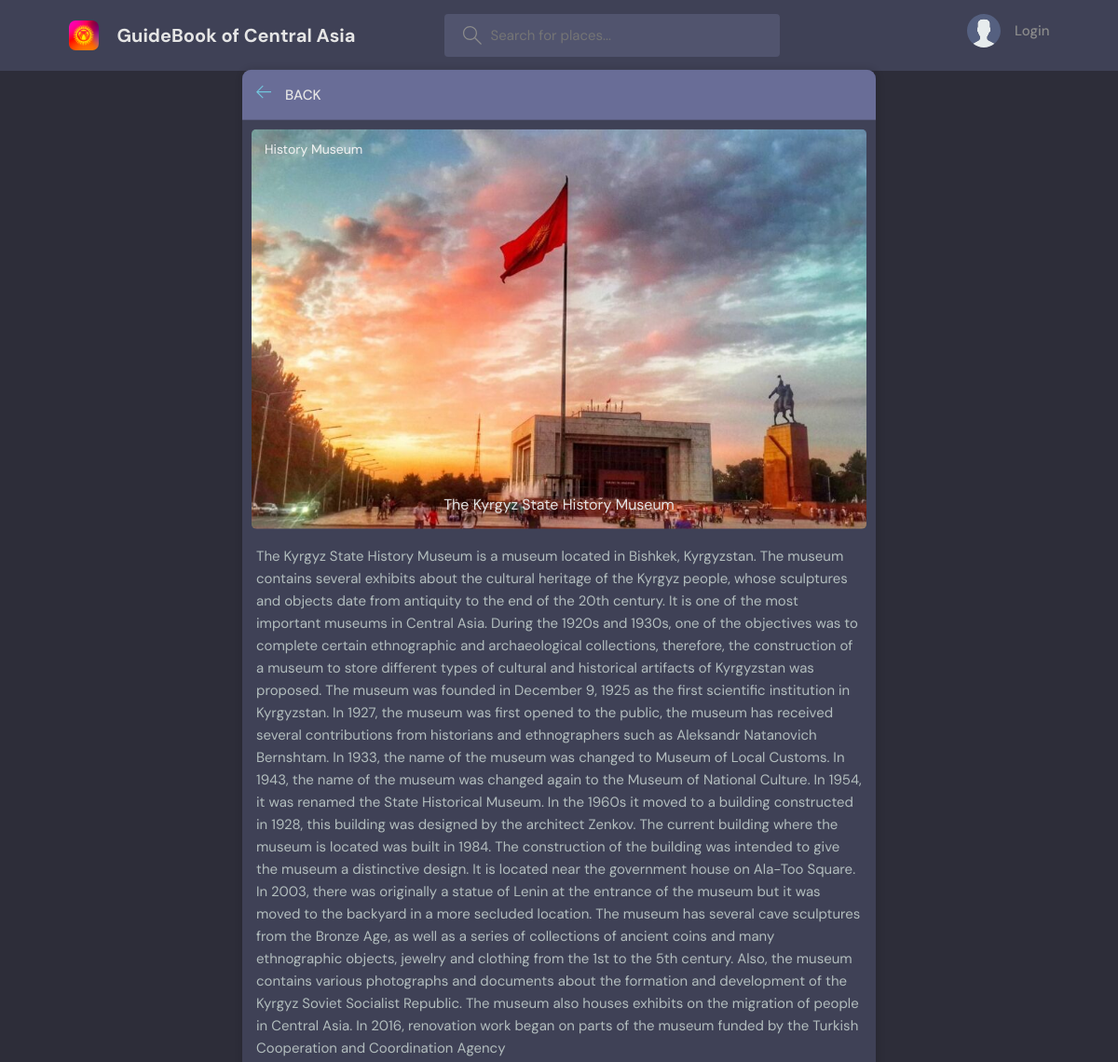
The app's page /sight/2/ with its own data.
### base/models.py (models this page shows, shortened)
class ImageModel(models.Model):
    message = models.CharField(max_length=200, default='image')
    info = models.TextField(null=True)
    image = models.ImageField(null=True, default='avatar.svg')

class Sight(models.Model):
    name = models.CharField(max_length=200)
    title = models.TextField(null=True, blank=True)
    description = models.TextField(null=True, blank=True)
    location = models.ForeignKey(Location, on_delete=models.SET_NULL, null=True)
    images = models.ManyToManyField(ImageModel, related_name='imgs', blank=True)

### base/views.py (the view)
# urls.py: path('sight/<str:pk>/', views.sight, name='sight')
def sight(request, pk):
    sight = Sight.objects.get(id=pk)
    context = {'sight': sight}
    return render(request, "base/sight.html", context)

### base/templates/base/sight.html (shortened to what this page needs)
{% extends 'main.html' %}
{% block content %}
<main class="create-room layout">
    <div class="container">
        <div class="layout__box">
            <div class="layout__boxHeader">
                <div class="layout__boxTitle">
                    <a href="{{request.META.HTTP_REFERER}}">
                        <svg version="1.1" xmlns="http://www.w3.org/2000/svg" width="32" height="32"
                            viewBox="0 0 32 32">
                            <title>arrow-left</title>
                            <path
                                d="M13.723 2.286l-13.723 13.714 13.719 13.714 1.616-1.611-10.96-10.96h27.625v-2.286h-27.625l10.965-10.965-1.616-1.607z">
                            </path>
                        </svg>
                    </a>
                    <h3>Back</h3>
                </div>
            </div>
            <div>
                <div class="slideshow-container fade" style="margin: 10px;">
                    {% for image in sight.images.all %}
                    <div class="Containers Carousel">
                        <img src="{{image.image.url}}" alt="img" style="width:100%; border-radius: 5px">
                        <div class="MessageInfo">{{image.message}}</div>
                        <div class="Info">{{image.info}}</div>
                    </div>
                    {% endfor %}
                </div>
                <p style="padding: 15px; padding-top: 0px;">{{sight.description}}</p>
            </div>
        </div>
    </div>
</main>
{% endblock content %}

### static/styles/main.css (style rules this page uses)
:root { --color-main: #71c6dd; --color-main-light: #e1f6fb; --color-dark: #3f4156; --color-dark-medium: #51546e; --color-dark-light: #696d97; --color-light: #e5e5e5; --color-gray: #8b8b8b; --color-light-gray: #b2bdbd; --color-bg: #2d2d39; --color-success: #5dd693; --color-error: #fc4b0b; }
* { font-family: "DM Sans", -apple-system, BlinkMacSystemFont, "Segoe UI", Roboto, Oxygen, Ubuntu, Cantarell, "Open Sans", "Helvetica Neue", sans-serif; margin: 0; padding: 0; box-sizing: border-box; text-rendering: optimizeLegibility; font-size: inherit; }
html { font-size: 56.25%; }
@media only screen and (min-width: 1200px) { html { font-size: 62.5%; } }
body { line-height: 1.6; font-weight: 400; font-size: 1.5rem; color: var(--color-light-gray); background-color: var(--color-bg); min-height: 100vh; }
img { width: 100%; }
a { display: inline-block; color: var(--color-main); text-decoration: none; }
.container { max-width: 120rem; width: 90%; margin: auto; }
.layout { margin-top: 2.4rem; }
.layout>.container { display: flex; justify-content: space-between; align-items: flex-start; }
.layout__box { width: 90%; max-width: 48rem; min-height: 40rem; position: absolute; top: 50%; left: 50%; transform: translate(-50%, -46%); background-color: var(--color-dark); border-radius: 1rem; box-shadow: 1px 1px 6px 3px rgba(0, 0, 0, 0.1); overflow: hidden; }
.layout__boxHeader { display: flex; padding: 1.5rem; background-color: var(--color-dark-light); }
.layout__boxTitle { display: flex; gap: 1.5rem; align-items: center; }
.layout__boxTitle h3 { text-transform: uppercase; font-weight: 500; color: var(--color-light); }
.layout__boxTitle svg { width: 1.6rem; height: 1.6rem; fill: var(--color-main); }
.create-room.layout .layout__box { max-width: 68rem; }
.slideshow-container { max-width: 1000px; position: relative; margin: auto; }
.Containers { display: none; }
.Info { color: #e3e3e3; font-size: 16px; padding: 10px 14px; position: absolute; bottom: 10px; width: 100%; text-align: center; }
.MessageInfo { color: #f2f2f3; font-size: 14px; padding: 10px 14px; position: absolute; top: 0; }
.fade { -webkit-animation-name: fade; -webkit-animation-duration: 1.4s; animation-name: fade; animation-duration: 1.4s; }

### records on screen
ImageModel: image (picture), message "History Museum", info "The Kyrgyz State History Museum"
Sight: description "The Kyrgyz State History Museum is a museum located in Bishkek, Kyrgyzstan. The museum contains several exhibits about the cultural heritage of the Kyrgyz people, whose sculptures and objects date from antiquity to the end of the 20th century. It is one of the most important museums in Central Asia. During the 1920s and 1930s, one of the objectives was to complete certain ethnographic and archaeological collections, therefore, the construction of a museum to store different types of cultural and historical artifacts of Kyrgyzstan was proposed. The museum was founded in December 9, 1925 as the first scientific institution in Kyrgyzstan. In 1927, the museum was first opened to the public, the…"
